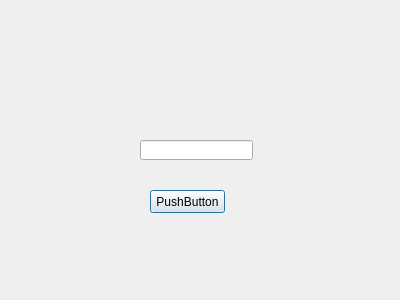
<?xml version="1.0" encoding="UTF-8"?>
<ui version="4.0">
 <class>Dialog</class>
 <widget class="QDialog" name="Dialog">
  <property name="geometry">
   <rect>
    <x>0</x>
    <y>0</y>
    <width>400</width>
    <height>300</height>
   </rect>
  </property>
  <property name="windowTitle">
   <string>Dialog</string>
  </property>
  <widget class="QPushButton" name="pushButton">
   <property name="geometry">
    <rect>
     <x>150</x>
     <y>190</y>
     <width>75</width>
     <height>23</height>
    </rect>
   </property>
   <property name="text">
    <string>PushButton</string>
   </property>
  </widget>
  <widget class="QLineEdit" name="lineEdit">
   <property name="geometry">
    <rect>
     <x>140</x>
     <y>140</y>
     <width>113</width>
     <height>20</height>
    </rect>
   </property>
  </widget>
 </widget>
 <resources/>
 <connections>
  <connection>
   <sender>pushButton</sender>
   <signal>clicked()</signal>
   <receiver>lineEdit</receiver>
   <slot>clear()</slot>
   <hints>
    <hint type="sourcelabel">
     <x>184</x>
     <y>195</y>
    </hint>
    <hint type="destinationlabel">
     <x>184</x>
     <y>159</y>
    </hint>
   </hints>
  </connection>
 </connections>
</ui>
